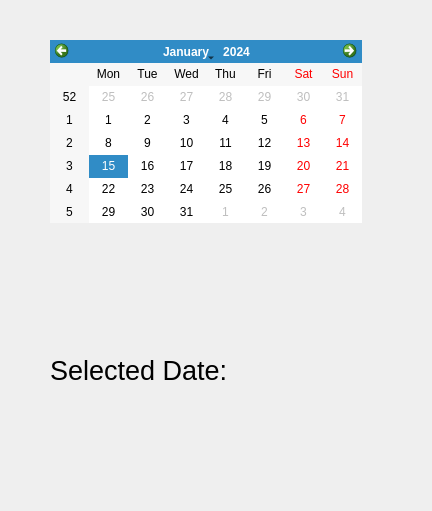
<?xml version="1.0" encoding="UTF-8"?>
<ui version="4.0">
 <class>MainWindow</class>
 <widget class="QMainWindow" name="MainWindow">
  <property name="geometry">
   <rect>
    <x>0</x>
    <y>0</y>
    <width>432</width>
    <height>511</height>
   </rect>
  </property>
  <property name="windowTitle">
   <string>MainWindow</string>
  </property>
  <widget class="QWidget" name="centralwidget">
   <widget class="QCalendarWidget" name="calendarWidget">
    <property name="geometry">
     <rect>
      <x>50</x>
      <y>40</y>
      <width>312</width>
      <height>183</height>
     </rect>
    </property>
   </widget>
   <widget class="QLabel" name="label">
    <property name="geometry">
     <rect>
      <x>50</x>
      <y>350</y>
      <width>381</width>
      <height>41</height>
     </rect>
    </property>
    <property name="font">
     <font>
      <pointsize>20</pointsize>
     </font>
    </property>
    <property name="text">
     <string>Selected Date: </string>
    </property>
   </widget>
  </widget>
 </widget>
 <resources/>
 <connections/>
</ui>
